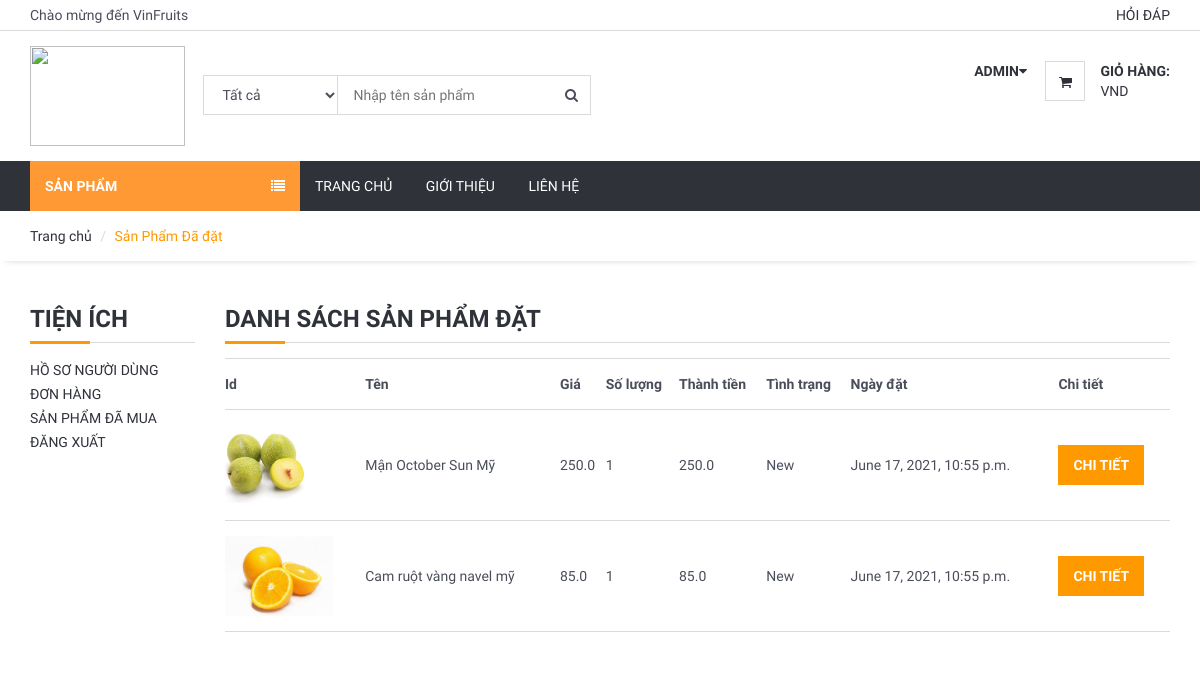
The app's page /user/orders_product/ (signed in) with its own data.
### order/models.py (models this page shows, shortened)
class OrderProduct(models.Model):
    STATUS = (
        ('Mới', 'Mới'),
        ('Chấp Nhận', 'Chấp Nhận'),
        ('Đã hủy', 'Đã hủy'),
    )
    order = models.ForeignKey(Order, on_delete=models.CASCADE)
    user = models.ForeignKey(User, on_delete=models.CASCADE)
    product = models.ForeignKey(Product, on_delete=models.CASCADE)
    quantity = models.IntegerField()
    price = models.FloatField()
    amount = models.FloatField()
    status = models.CharField(max_length=10, choices=STATUS, default='New')
    create_at = models.DateTimeField(auto_now_add=True)
    update_at = models.DateTimeField(auto_now=True)

### product/models.py (models this page shows, shortened)
class Product(models.Model):
    STATUS = (
        ('True', 'True'),
        ('False', 'False'),
    )
    category = models.ForeignKey(Category, on_delete=models.CASCADE) #many to one relation with Category
    title = models.CharField(max_length=150)
    keywords = models.CharField(max_length=255)
    description = models.TextField(max_length=1000)
    image=models.ImageField(upload_to='images/',null=False)
    price = models.DecimalField(max_digits=12, decimal_places=3,default=0)
    amount=models.IntegerField(default=0)
    minamount=models.IntegerField(default=3)
    detail=RichTextUploadingField()
    slug = models.SlugField(null=False, unique=True)
    status=models.CharField(max_length=10,choices=STATUS)
    create_at=models.DateTimeField(auto_now_add=True)
    update_at=models.DateTimeField(auto_now=True)
    def image_tag(self):
            return mark_safe('<img src="{}" height="50"/>'.format(self.image.url))
    image_tag.short_description='Image'

### user/views.py (the view)
# urls.py: path('orders_product/', views.user_order_product, name='user_order_product'),
@login_required(login_url='/login') # Check login
def user_order_product(request):
    category = Category.objects.all()
    current_user = request.user
    order_product = OrderProduct.objects.filter(user_id=current_user.id).order_by('-id')
    context = {'category': category,
               'order_product': order_product,
               }
    return render(request, 'user/user_order_products.html', context)

### user/templates/user/user_order_products.html (shortened to what this page needs)
{% extends 'home/homebase.html' %}
{% block sidebar %} {% include 'home/sidebar.html' %} {% endblock %}
{% block body %}
    <div id="breadcrumb">
        <div class="container">
            <ul class="breadcrumb">
                <li><a href="/">Trang chủ</a></li>
                <li class="active">Sản Phẩm Đã đặt</li>
            </ul>
        </div>
    </div>
    <div class="section">
        <div class="container">
            <div class="row">
                <div class="col-md-2">
                    {% include "user/user_panel.html" %}
                </div>
                <div class="col-md-10">
                    <div class="order-summary clearfix">
                        <div class="section-title">
                            <h3 class="title">Danh sách sản phẩm đặt</h3>
                        </div>
                        <table class="shopping-cart-table table">
                            <tr>
                                <th class="text-left">Id </th>
                                <th class="text-left">Tên </th>
                                <th class="text-left">Giá </th>
                                <th class="text-left">Số lượng </th>
                                <th class="text-left">Thành tiền </th>
                                <th class="text-left">Tình trạng </th>
                                <th class="text-left">Ngày đặt </th>
                                <th class="text-left">Chi tiết </th>
                            </tr>
                            {% for rs in order_product %}
                                <tr>
                                    <td class="text-left">
                                        <a href="/product/{{ rs.product_id }}/{{ rs.product.slug }}">
                                                <img src="{{rs.product.image.url}}" alt="" style="height: 80px">
                                        </a>
                                    </td>
                                    <td>{{ rs.product.title}} </td>
                                    <td class="text-left">{{ rs.price}} </td>
                                    <td class="text-left"> {{   rs.quantity }}</td>
                                    <td class="text-left">{{ rs.amount}} </td>
                                    <td class="text-left">{{ rs.status}} </td>
                                    <td class="text-left">{{ rs.create_at}} </td>
                                    <td class="text-left"><a class="primary-btn" href="/user/order_product_detail/{{ rs.id }}/{{ rs.order.id}}"> Chi tiết </a></td>
                                </tr>
                            {% endfor %}
                        </table>
                    </div>
                </div>
            </div>
        </div>
    </div>
{% endblock %}

### home/templates/home/header.html (shortened to what this page needs)
{% load static %}
	<header>
		<div id="top-header">
			<div class="container">
				<div class="pull-left">
					<span>Chào mừng đến VinFruits</span>
				</div>
				<div class="pull-right">
					<ul class="header-top-links">
						<li><a href="/faq">Hỏi đáp</a></li>
					</ul>
				</div>
			</div>
		</div>
		<div id="header">
			<div class="container">
				<div class="pull-left">
					<div class="header-logo">
						<a class="logo" href="#">
							<img src="https://vinfruits.com/wp-content/uploads/2016/12/Pasted-image-at-2016_12_06-07_06-PM.png" alt="">
						</a>
					</div>
					<div class="header-search">
						<form action="/search/" method="post">
							<input id="query" name="query" class="input search-input" type="text" placeholder="Nhập tên sản phẩm">
							<select name="catid" class="input search-categories">
								<option value="0">Tất cả </option>
								{% load mptt_tags %}
							</select>
							<button class="search-btn"><i class="fa fa-search"></i></button>
						</form>
					</div>
				</div>
				<div class="pull-right">
					<ul class="header-btns">
						<li class="header-account dropdown default-dropdown">
							{% if user.id is not None %}
							<div class="dropdown-toggle" role="button" data-toggle="dropdown" aria-expanded="true">
								<strong class="text-uppercase">{{ user.username }}<i class="fa fa-caret-down"></i></strong>
							</div>
							{% else %}
							<a href="/login" class="text-uppercase">Đăng nhập</a> /<a href="/signup" class="text-uppercase">Đăng ký</a>
							{% endif %}
						</li>
						<li class="header-cart dropdown default-dropdown">
							<a href="/shopcart/"  >
								<div class="header-btns-icon">
									<i class="fa fa-shopping-cart"></i>
								</div>
								<strong class="text-uppercase">Giỏ hàng:</strong>
								<br>
								<span>VND</span>
							</a>
						</li>
					</ul>
				</div>
			</div>
		</div>
	</header>

### home/static/css/style.css (style rules this page uses)
body { font-family: 'Hind', sans-serif; color: #4A4E5A; overflow-x: hidden; }
h1, h2, h3, h4, h5, h6 { color: #30323A; margin: 0 0 10px; font-weight: 700; }
a { color: #30323A; -webkit-transition: 0.3s color; transition: 0.3s color; }
strong { color: #30323A; }
ul, ol { margin: 0; padding: 0; list-style: none }
.main-btn, .primary-btn { display: inline-block; padding: 10px 15px; text-transform: uppercase; font-weight: 700; border: none; -webkit-transition: 0.3s all; transition: 0.3s all; }
.primary-btn { color: #FFF; background-color: #ff9900; }
.input { width: 100%; height: 40px; padding: 0px 15px; border: none; background-color: transparent; -webkit-box-shadow: 0px 0px 0px 1px #DADADA inset, 0px 0px 0px 5px transparent; box-shadow: 0px 0px 0px 1px #DADADA inset, 0px 0px 0px 5px transparent; -webkit-transition: 0.3s all; transition: 0.3s all; }
.section { padding-top: 30px; padding-bottom: 30px; }
.section-title { position: relative; margin-bottom: 15px; margin-top: 15px; border-bottom: 1px solid #DADADA; }
.section-title .title { display: inline-block; text-transform: uppercase; }
.section-title:after { content: ""; position: absolute; left: 0; bottom: -1.5px; height: 3px; width: 60px; background-color: #ff9900; }
#breadcrumb { -webkit-box-shadow: 0px 6px 6px -6px rgba(0, 0, 0, 0.175); box-shadow: 0px 6px 6px -6px rgba(0, 0, 0, 0.175); }
.breadcrumb { background-color: transparent; border: none; border-radius: 0px; padding: 15px 0px; margin: 0; }
.breadcrumb>.active { color: #ff9900; }
.breadcrumb>li+li:before { color: #DADADA; }
#header { padding-top: 15px; padding-bottom: 15px; }
#top-header { padding-top: 5px; padding-bottom: 5px; border-bottom: 1px solid #DADADA; }
.header-top-links>li { display: inline-block; }
.header-top-links>li>a { cursor: pointer; text-transform: uppercase; }
.header-logo { display: inline-block; margin-right: 15px; }
.header-logo .logo>img { width: 155px; height: 100px; }
.header-search { display: inline-block; padding: 15px 0px; max-width: 400px; }
.header-search>form { position: relative; }
.header-search>form .search-input { padding-left: 150px; padding-right: 45px; }
.header-search>form .search-categories { position: absolute; left: 0px; top: 0px; width: 135px; }
.header-search>form .search-btn { position: absolute; top: 0px; right: 0px; width: 40px; height: 40px; background-color: transparent; border: none; }
.header-btns>li { display: inline-block; vertical-align: top; padding: 15px 0px; }
.header-btns>li+li { margin-left: 15px; }
.header-btns>li .header-btns-icon { position: relative; float: left; margin-right: 15px; width: 40px; height: 40px; line-height: 40px; text-align: center; color: #30323A; background-color: #FFF; border: 1px solid #DADADA; }
.header-btns .dropdown-toggle { display: block; cursor: pointer; }
.shopping-cart-table>tbody>tr>td, .shopping-cart-table>tbody>tr>th, .shopping-cart-table>tfoot>tr>td, .shopping-cart-table>tfoot>tr>th, .shopping-cart-table>thead>tr>td, .shopping-cart-table>thead>tr>th { padding: 15px 0px; vertical-align: middle; border-top: 1px solid #DADADA; }
.shopping-cart-table>tbody>tr:last-child>td { border-bottom: 1px solid #DADADA; }

### records on screen
OrderProduct: product.image (picture), product "Mận October Sun Mỹ", price "250.0", quantity "1", amount "250.0", status "New", create_at "June 17, 2021, 10:55 p.m."
OrderProduct: product.image (picture), product "Cam ruột vàng navel mỹ", price "85.0", quantity "1", amount "85.0", status "New", create_at "June 17, 2021, 10:55 p.m."

### other values on screen
{{ user.username }} "ADMIN"
